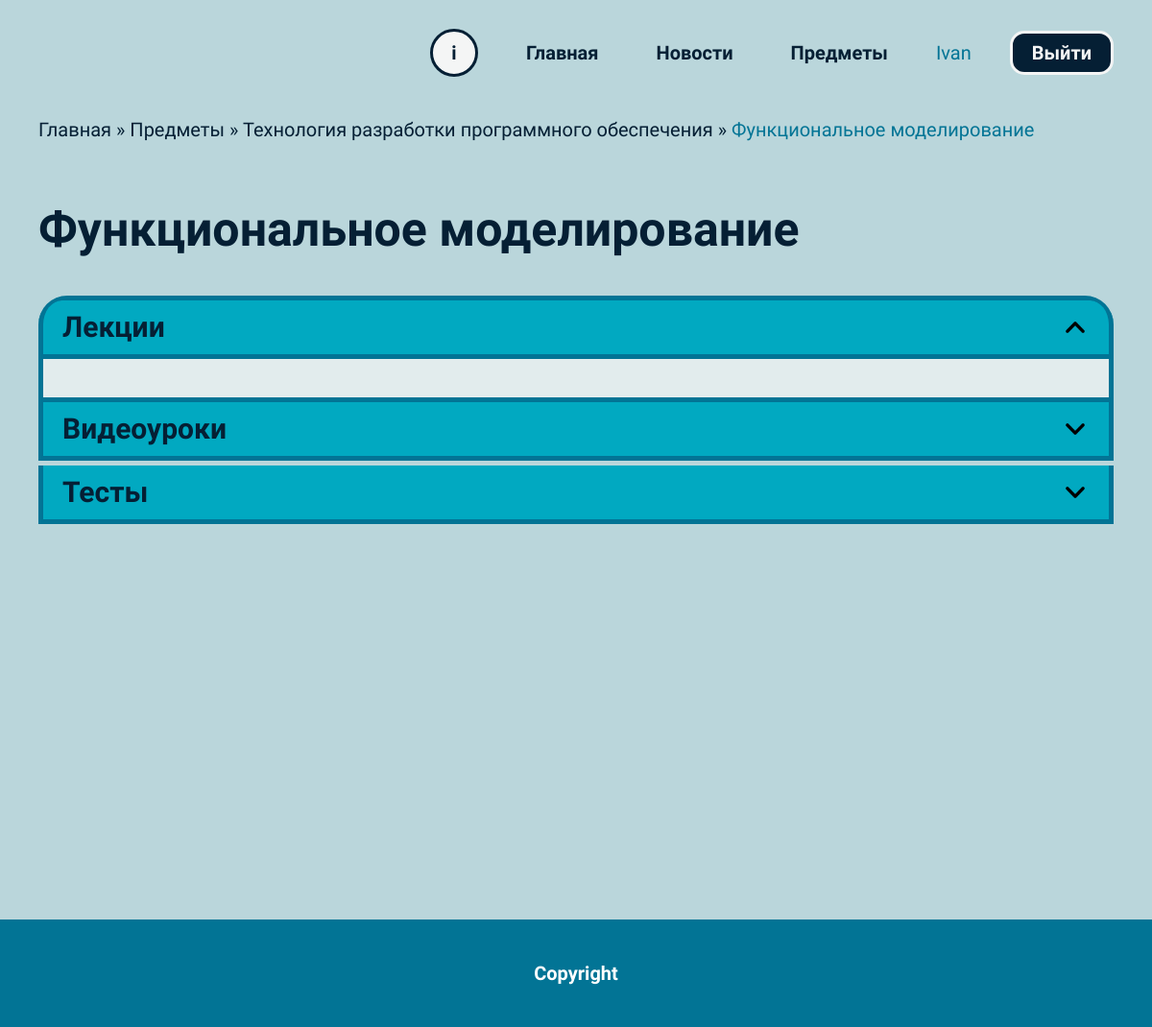
The app's page /catalog/section/1/ (signed in) with its own data.
### catalog/models.py (models this page shows, shortened)
class Subject(models.Model):
    name = models.CharField(max_length=100)
    teacher = models.ForeignKey(User, on_delete=models.SET_NULL, null=True, blank=True, limit_choices_to=Q(groups__name='Teachers'))
    image = models.ImageField(upload_to='subject_images/', null=True, blank=True)

class Section(models.Model):
    name = models.CharField(max_length=100)
    subject = models.ForeignKey(Subject, on_delete=models.CASCADE)
    class Meta:
        permissions = (("can__section", "Work with section"),)

### catalog/views.py (the view)
# urls.py: path('section/<int:pk>/', detail_section, name='section-detail'),#моя проба
@login_required
def detail_section(request,pk):
    section = Section.objects.get(id=pk)
    tests = Test.objects.filter(section=section)
    lections = Lection.objects.filter(section=section)
    videos = Video.objects.filter(section=section)
    subject = section.subject
    return render(request, 'catalog/detail_section.html',{'tests': tests, 'section': section, 'lections': lections, 'videos': videos, 'subject': subject,'current_subject': subject})

### catalog/models.py (called while the page is built)
    def __str__(self):
        return self.title or "Без названия"

### catalog/templates/catalog/detail_section.html (shortened to what this page needs)
{% extends "base_generic.html" %}
{% load static %}
{% block content %}
  <section class="concrete-section">
    <div class="container">
      <div class="bread-crumbs">
        <a href="{% url 'index' %}">Главная</a> &raquo;
        <a href="{% url 'subjects' %}">Предметы</a> &raquo;
        <a href="{% url 'section_list' subject.id %}">{{ subject.name }}</a> &raquo;
        {% if section %}
            <span class="current-page">{{ section.name }}</span>
        {% endif %}
      </div>
      <div class="concrete-section-title">
        <div class="section-subject">
          <h1 class="general-design">{{ section.name }}</h1>
        </div>
      </div>
      <div class="parent">
        <div class="accordion">
          <div data-tab="tab-1" class="accordion__title head">
            <h3>Лекции</h3>
            <img src="{% static 'img/open-section.png' %}">
          </div>
          <div id="tab-1" class="accordion__content">
          </div>
        </div>
        <div class="accordion">
          <div data-tab="tab-2" class="accordion__title">
            <h3>Видеоуроки</h3>
            <img src="{% static 'img/open-section.png' %}">
          </div>
        </div>
        <div class="accordion">
          <div data-tab="tab-3" class="accordion__title">
            <h3>Тесты</h3>
            <img src="{% static 'img/open-section.png' %}">
          </div>
        </div>
    </div>
    </div>
  </section>
{% endblock %}

### catalog/templates/base_generic.html (shortened to what this page needs)
<!doctype html>
<html lang="en">
  <head>
    <link
      rel="stylesheet"
      href="https://maxcdn.bootstrapcdn.com/bootstrap/3.3.7/css/bootstrap.min.css" />
    <link href="https://cdn.jsdelivr.net/npm/bootstrap@5.3.2/dist/css/bootstrap.min.css" rel="stylesheet">
    {% load static %}
    <link rel="stylesheet" href="{% static 'css/styles.css' %}" />
    <link rel="stylesheet" href="{% static 'css/media.css' %}" />
  </head>
  <body>
    <header class="header">
      <div class="container">
        <div class="header-nav">
          <nav id="nav" class="nav">
            <ul class="nav-list">
              <li class="nav-item"><a href="#!" class="nav-link help">i</a></li>
              <li class="nav-item"><a href="{% url 'index' %}" class="nav-link">Главная</a></li>
              <li class="nav-item"><a href="https://mrk-bsuir.by/ru/explore/all/" class="nav-link">Новости</a></li>
              {% if user.is_authenticated %}
                  <li class="nav-item"><a href="{% url 'subjects' %}" class="nav-link">Предметы</a></li>
                  <li class="nav-item person">{{ user.get_username }}</li>
                  <li class="nav-item"><a href="{% url 'logout'%}?next={{request.path}}" class="nav-link login">Выйти</a></li>
                {% else %}
                  <li class="nav-item"><a href="{% url 'login'%}?next={{request.path}}" class="nav-link login">Войти</a></li>
                {% endif %}
            </ul>
          </nav>
        </div>
      </div>
    </header>
    <div class="content">{% block content %}{% endblock %}</div>
    <footer class="rights">
      <div class="footer-content">
        <p>Copyright</p>
      </div>
    </footer>
  </body>
</html>

### catalog/static/css/styles.css (style rules this page uses)
body { font-family: 'Jura', sans-serif; color: #051F34; font-size: 20px; background-color: #BAD6DB; }
body a, body a:hover { color: #051F34; }
.container { position: relative; max-width: 1120px; padding: 0; margin: 0 auto; }
p { margin-bottom: 0; }
.header { padding-top: 30px; }
.nav { display: flex; justify-content: end; }
.nav-list { display: flex; justify-content: center; align-items: center; gap: 40px; margin-bottom: 0; padding-left: 0; }
.nav-item.person { color: var(--darkturquoise, #027495); }
.nav-link { color: #051F34; font-size: 20px; font-weight: 600; }
.nav-link.login { padding: 5px 20px; border-radius: 15px; border: 3px solid #F4F5F5; background: #051F34; color: #F4F5F5; font-family: 'Jura', sans-serif; font-weight: 700; transition: background-color 0.2s ease-in, top 0.2s ease-in; }
.nav-link.help { display: flex; width: 50px; height: 50px; flex-direction: column; justify-content: center; align-items: center; gap: 10px; border-radius: 50px; border: 3px solid var(--darkblue, #051F34); background: var(--lightgray, #F4F5F5); color: #051F34; font-size: 20px; font-weight: 700; }
.rights { margin-top: 150px; }
.footer-content { display: flex; width: 100%; padding: 41px; justify-content: center; align-items: center; gap: 10px; background: #027495; color: #FFF; font-size: 20px; font-weight: 600; }
.content { min-height: calc(100vh - 112px); }
.concrete-section { margin-top: 40px; }
.section-subject { margin-bottom: 20px; }
.concrete-section-title { margin-bottom: 40px; }
.general-design { color: var(--darkblue, #051F34); font-size: 50px; font-style: normal; font-weight: 700; line-height: normal; }
.accordion { display: flex; flex-direction: column; max-width: 1120px; width: 100%; }
.accordion__title { display: flex; justify-content: space-between; align-items: center; font-size: 30px; font-weight: 700; padding: 10px 20px; cursor: pointer; font-style: normal; line-height: normal; border: 5px solid var(--darkturquoise, #027495); border-top: none; background: var(--turquoise, #01A9C1); }
.accordion:first-child { border-top: 5px solid var(--darkturquoise, #027495); border-radius: 30px 30px 0px 0px; }
.accordion__title.head { border-radius: 25px 25px 0px 0px; }
.accordion__title img { transform: rotate(0); transition: transform 0.5s ease-out; }
.accordion__title.active img { transform: rotate(180deg); }
.accordion__content { font-size: 20px; line-height: normal; overflow: hidden; padding: 0 20px; box-sizing: content-box; border: 5px solid var(--darkturquoise, #027495); border-top: none; max-height: 0; opacity: 0; visibility: hidden; transition: max-height 0.5s ease-out, padding 0.5s ease-out, opacity 0.1s ease-out 0.5s, visibility 0.1s ease-out 0.5s; background-color: rgba(244, 245, 245, 0.70); }
.accordion__content.active { visibility: visible; opacity: 1; padding: 20px; transition: max-height 0.5s ease-out, padding 0.5s ease-out, opacity 0.1s ease-out, visibility 0.1s ease-out; }
.current-page { color: #027495; }
.bread-crumbs { margin-bottom: 60px; }

### records on screen
Subject: name "Технология разработки программного обеспечения"
Section: name "Функциональное моделирование"

### other values on screen
{{ user.get_username }} "Ivan"
